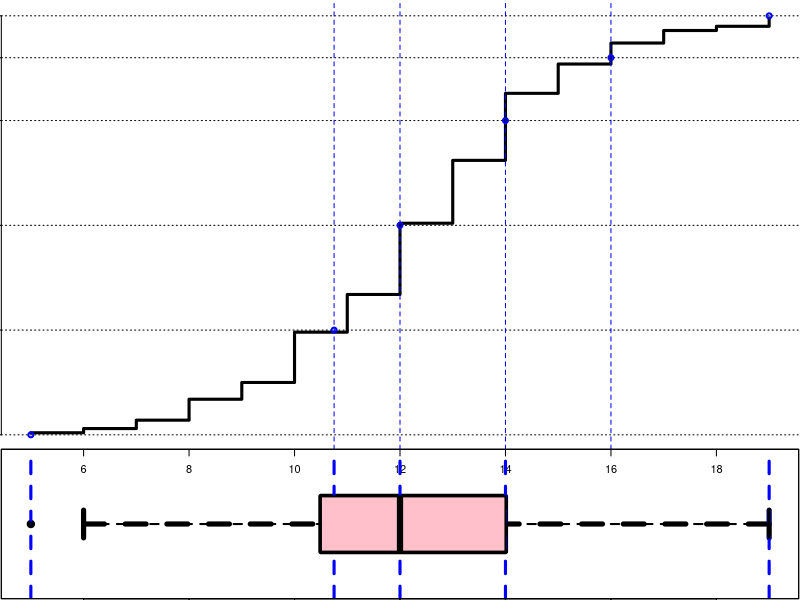

Generate this figure with R: (Note: this script raises an error after producing the figure.)
# Simuliere Taschengeld von 100 Kindern
set.seed(1)
rnorm(100,mean=12,sd=3)->x
# Summe von drei mean=36, sd=sqrt(27)
pnorm(12,mean=36, sd=sqrt(27))
pnorm(12,mean=12, sd=sqrt(9))*pnorm(12,mean=12, sd=sqrt(9))
#http://zoonek2.free.fr/UNIX/48_R/03.html
# mean von 10
pnorm(10,mean=12,sqrt(0.9))

# N <- 2000
# x <- rnorm(N)
# op <- par(mar=c(0,0,0,0), oma=c(0,0,0,0)+.1)
# layout(matrix(c(1,1,1,2), nc=1))
# y <- ppoints( length(x) )
# plot(sort(x), y, type="l", lwd=3,
#      xlab="", ylab="", main="")
# abline(h=c(0,.25,.5,.75,1), lty=3)
# abline(v = quantile(x), col = "blue", lwd = 3, lty=2)
# points(quantile(x), c(0,.25,.5,.75,1), lwd=10, col="blue")
# boxplot(x, horizontal = TRUE, col = "pink", lwd=5)  
# abline(v = quantile(x), col = "blue", lwd = 3, lty=2)
# par(new=T)
# boxplot(x, horizontal = TRUE, col = "pink", lwd=5)  
# par(op)

pdf("taschengeld_box.pdf")
N <- 100#2500
set.seed(1)
x <- rnorm(N,mean=12,sd=3)
op <- par(mar=c(0,0,0,0), oma=c(0,0,0,0)+.1)
layout(matrix(c(1,1,1,2), nc=1))
y <- ppoints( length(x) )
plot(round(sort(x)), y, type="s", lwd=3,
     xlab="Taschengeld von Grundschulkindern", ylab="Anteil der Kinder", 
     main="",cex.axis=2.5,axes = FALSE,cex.lab=1.5)
axis(side = 1, at = seq(0,34,2))
axis(side = 2, at = c(0,0.25,0.5,0.75,0.9,1.0))
abline(h=c(0,.25,.5,.75,.9,1), lty=3)
abline(v = quantile(round(x),probs=c(0.25,0.5,0.75,0.9)), col = "blue", lwd = 1, lty=2)
points(quantile(round(x),probs=c(0,.25,.5,.75,.9,1)), c(0,.25,.5,.75,.9,1), lwd=2, col="blue")
boxplot(round(x), horizontal = TRUE, col = "pink", lwd=5)  
abline(v = quantile(round(x)), col = "blue", lwd = 3, lty=2)
par(new=T)
boxplot(round(x), horizontal = TRUE, col = "pink", lwd=2)  
par(op)
dev.off()

summary(round(x))
round(x)->r.x
data.frame(Dauer_H=r.x)->ha
setwd("C:/Users/zo95yup/Documents/GitHub/StatII_Soziologie_Jena/Indukt_Stat/Talk0")
write.dta(ha, "ha.dta")
#Min. 1st Qu.  Median    Mean 3rd Qu.    Max. 
#4.00    8.00   10.00   10.37   13.00   21.00
boxplot(round(x))->b
# plot(1:10, 1:10, axes = FALSE)
# axis(side = 1, at = c(1,5,10))
# axis(side = 2, at = c(1,3,7,10))
# box()

pdf("taschengeld_theo.pdf")
N <- 100#2500
set.seed(1)
x <- rnorm(N,mean=12,sd=3)
#op <- par(mar=c(0,0,0,0), oma=c(0,0,0,0)+.1)
#layout(matrix(c(1,1,1,2), nc=1))
y <- ppoints( length(x) )
plot(round(sort(x)), y, type="s", lwd=3,
     xlab="Taschengeld von Grundschulkindern", ylab="Anteil der Kinder", main="",cex.axis=2.0,
     axes = FALSE,cex.lab=1.5)
lines(sort(x),pnorm(sort(x), mean=mean(x),sd=sd(x)),col="red",lwd=2)
axis(side = 1, at = seq(0,34,2))
axis(side = 2, at = c(0,0.25,0.5,0.75,0.9,1.0))
abline(h=c(0,.25,.5,.75,.9,1), lty=3)
abline(v = quantile(round(x),probs=c(0.25,0.5,0.75,0.9)), col = "blue", lwd = 1, lty=2)
points(quantile(round(x),probs=c(0,.25,.5,.75,.9,1)), c(0,.25,.5,.75,.9,1), lwd=2, col="blue")
#boxplot(round(x), horizontal = TRUE, col = "pink", lwd=5)  
#abline(v = quantile(round(x)), col = "blue", lwd = 3, lty=2)
#par(new=T)
#boxplot(round(x), horizontal = TRUE, col = "pink", lwd=2)  
#par(op)
dev.off()

#https://stackoverflow.com/questions/20078107/overlay-normal-curve-to-histogram-in-r

pdf("taschengeld_dens.pdf")
g <- x
m<-mean(g)
std<-sqrt(var(g))
hist(g, density=20, breaks=15, prob=TRUE, 
     xlab="Taschengeld", ylim=c(0, 0.18), 
     main="Dichte und Histogramm", ylab="",cex.lab=2,cex.main=2)
curve(dnorm(x, mean=m, sd=std), 
      col="darkblue", lwd=2, add=TRUE, yaxt="n")
dev.off()

# in zahlen
summary(x)
sd(x)

#8.84
#9.7

# 11.37
# 12.42

#12.42*91
